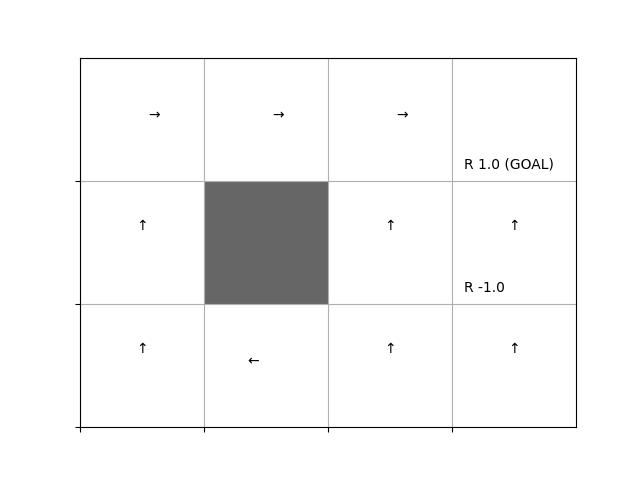

This figure's Python source:
import os, sys; sys.path.append(os.path.join(os.path.dirname(__file__), '..'))  # for importing the parent dirs
from collections import defaultdict
import numpy as np
from common.gridworld import GridWorld


class QLearningAgent:
    def __init__(self):
        self.gamma = 0.9
        self.alpha = 0.8
        self.epsilon = 0.1
        self.action_size = 4
        self.Q = defaultdict(lambda: 0)

    def get_action(self, state):
        if np.random.rand() < self.epsilon:
            return np.random.choice(self.action_size)
        else:
            qs = [self.Q[state, a] for a in range(self.action_size)]
            return np.argmax(qs)

    def update(self, state, action, reward, next_state, done):
        if done:
            next_q_max = 0
        else:
            next_qs = [self.Q[next_state, a] for a in range(self.action_size)]
            next_q_max = max(next_qs)

        target = reward + self.gamma * next_q_max
        self.Q[state, action] += (target - self.Q[state, action]) * self.alpha


env = GridWorld()
agent = QLearningAgent()

episodes = 1000
for episode in range(episodes):
    state = env.reset()

    while True:
        action = agent.get_action(state)
        next_state, reward, done = env.step(action)

        agent.update(state, action, reward, next_state, done)
        if done:
            break
        state = next_state

env.render_q(agent.Q)

# added for remote figure
import matplotlib.pyplot as plt
plt.savefig("ch06/q_learning_simple.jpg")